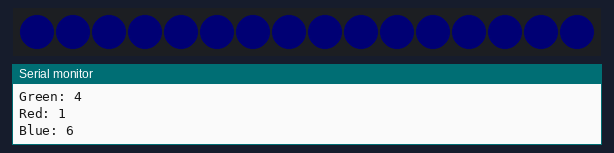
A sketch run on a simulated ESP8266 (NodeMCU). On the bench: 16 RGB LEDs in strip order, left to right, the last lines printed to the serial monitor. Dim RGB values are drawn brighter than linear; the strip is taken to match the declared colour order.

Above: at 0.15 s.
At 4.28 s:
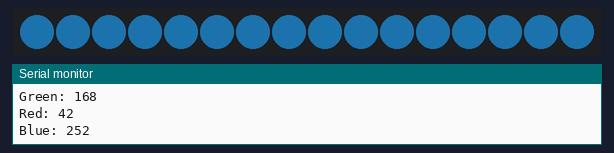
At 10.03 s:
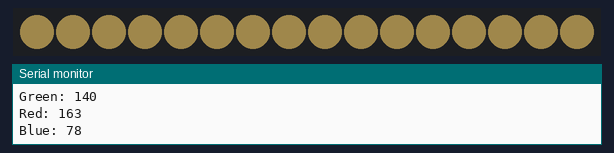
At 20.01 s:
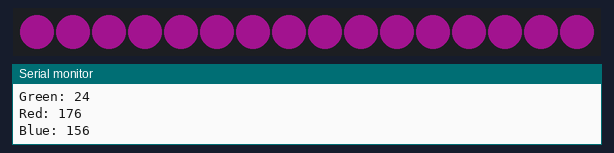
At 29.89 s:
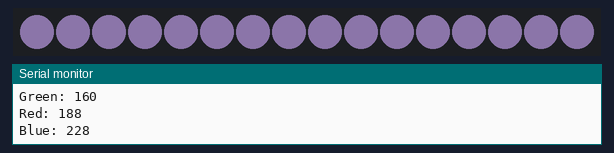
At 39.87 s:
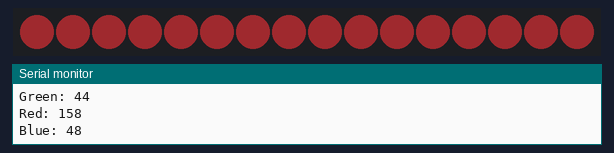

The sketch:

Neopixel_own_test.ino
```cpp
#include <ESP8266WiFi.h>
#include <espnow.h>

#include<Adafruit_NeoPixel.h>
#define LED_PIN D4 // WS2812 data pin
#define LED_COUNT 16 // Number of LEDs
Adafruit_NeoPixel strip= Adafruit_NeoPixel(LED_COUNT, LED_PIN, NEO_RGB + NEO_KHZ800);
int sat = 255;
int r =0;
int g =0;
int b =0;


void setup() {
  // put your setup code here, to run once:
 // Initialize Serial Monitor
  Serial.begin(115200);
  strip.begin();
  strip.setBrightness(50);
  strip.show(); // Initialize all pixels to 'off'
}

void loop() {

  Serial.print("Green: ");
  Serial.println(g);
  Serial.print("Red: ");
  Serial.println(r);
   Serial.print("Blue: ");
  Serial.println(b);
  // put your main code here, to run repeatedly:
//  strip.setBrightness(255);
  uint32_t color = strip.Color(r,g, b);
  strip.fill(color, 0, LED_COUNT);
  strip.show();
  delay(100);
  r++;
  g+=4;
  b+=6;
  if (r > 255)r = 0;
  if (g > 255)g = 0;
  if (b > 255)b = 0, r = 150;

}
```
